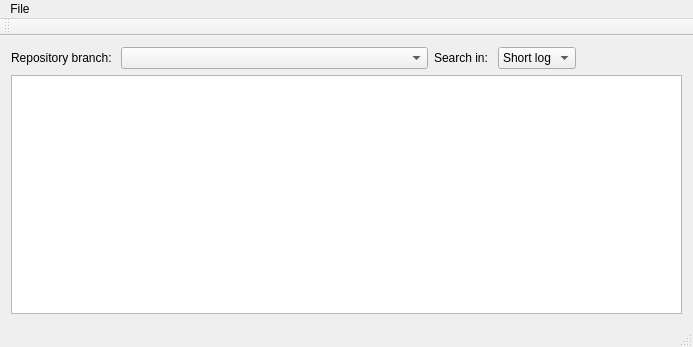
<?xml version="1.0" encoding="UTF-8"?>
<ui version="4.0">
 <class>CMainWindow</class>
 <widget class="QMainWindow" name="CMainWindow">
  <property name="geometry">
   <rect>
    <x>0</x>
    <y>0</y>
    <width>693</width>
    <height>347</height>
   </rect>
  </property>
  <property name="windowTitle">
   <string>QGitRepoViewer</string>
  </property>
  <widget class="QWidget" name="centralWidget">
   <layout class="QGridLayout" name="gridLayout">
    <item row="0" column="0">
     <widget class="QLabel" name="branch_label">
      <property name="text">
       <string>Repository branch: </string>
      </property>
     </widget>
    </item>
    <item row="0" column="1">
     <widget class="QComboBox" name="branch_list">
      <property name="sizePolicy">
       <sizepolicy hsizetype="Expanding" vsizetype="Fixed">
        <horstretch>0</horstretch>
        <verstretch>0</verstretch>
       </sizepolicy>
      </property>
      <property name="toolTip">
       <string>&lt;html&gt;&lt;head/&gt;&lt;body&gt;&lt;p&gt;The list of branches in git repository&lt;/p&gt;&lt;/body&gt;&lt;/html&gt;</string>
      </property>
     </widget>
    </item>
    <item row="0" column="2">
     <widget class="QLabel" name="filter_label">
      <property name="text">
       <string>Search in: </string>
      </property>
     </widget>
    </item>
    <item row="0" column="3">
     <widget class="QComboBox" name="filter_criteria">
      <property name="sizePolicy">
       <sizepolicy hsizetype="Maximum" vsizetype="Fixed">
        <horstretch>0</horstretch>
        <verstretch>0</verstretch>
       </sizepolicy>
      </property>
      <item>
       <property name="text">
        <string>Short log</string>
       </property>
      </item>
      <item>
       <property name="text">
        <string>Author</string>
       </property>
      </item>
      <item>
       <property name="text">
        <string>Date</string>
       </property>
      </item>
     </widget>
    </item>
    <item row="0" column="4">
     <widget class="QGitRepoViewer::CSearchLineWidget" name="commit_search" native="true">
      <property name="minimumSize">
       <size>
        <width>100</width>
        <height>0</height>
       </size>
      </property>
     </widget>
    </item>
    <item row="1" column="0" colspan="5">
     <widget class="QTableView" name="commit_list">
      <property name="alternatingRowColors">
       <bool>true</bool>
      </property>
      <property name="selectionMode">
       <enum>QAbstractItemView::SingleSelection</enum>
      </property>
      <property name="selectionBehavior">
       <enum>QAbstractItemView::SelectRows</enum>
      </property>
      <attribute name="horizontalHeaderVisible">
       <bool>false</bool>
      </attribute>
      <attribute name="horizontalHeaderHighlightSections">
       <bool>false</bool>
      </attribute>
      <attribute name="verticalHeaderVisible">
       <bool>false</bool>
      </attribute>
     </widget>
    </item>
   </layout>
  </widget>
  <widget class="QMenuBar" name="menuBar">
   <property name="geometry">
    <rect>
     <x>0</x>
     <y>0</y>
     <width>693</width>
     <height>22</height>
    </rect>
   </property>
   <widget class="QMenu" name="menuFile">
    <property name="title">
     <string>File</string>
    </property>
    <addaction name="action_open_repo"/>
    <addaction name="separator"/>
    <addaction name="action_quit"/>
   </widget>
   <addaction name="menuFile"/>
  </widget>
  <widget class="QToolBar" name="mainToolBar">
   <attribute name="toolBarArea">
    <enum>TopToolBarArea</enum>
   </attribute>
   <attribute name="toolBarBreak">
    <bool>false</bool>
   </attribute>
  </widget>
  <widget class="QStatusBar" name="statusBar"/>
  <action name="action_open_repo">
   <property name="text">
    <string>Open repository...</string>
   </property>
  </action>
  <action name="action_quit">
   <property name="text">
    <string>Quit</string>
   </property>
  </action>
 </widget>
 <layoutdefault spacing="6" margin="11"/>
 <customwidgets>
  <customwidget>
   <class>QGitRepoViewer::CSearchLineWidget</class>
   <extends>QWidget</extends>
   <header>CSearchLineWidget.h</header>
   <container>1</container>
  </customwidget>
 </customwidgets>
 <resources/>
 <connections>
  <connection>
   <sender>branch_list</sender>
   <signal>currentIndexChanged(QString)</signal>
   <receiver>CMainWindow</receiver>
   <slot>aboutBranchSelected(QString)</slot>
   <hints>
    <hint type="sourcelabel">
     <x>335</x>
     <y>48</y>
    </hint>
    <hint type="destinationlabel">
     <x>357</x>
     <y>175</y>
    </hint>
   </hints>
  </connection>
  <connection>
   <sender>filter_criteria</sender>
   <signal>currentIndexChanged(int)</signal>
   <receiver>CMainWindow</receiver>
   <slot>aboutFilterChanged(int)</slot>
   <hints>
    <hint type="sourcelabel">
     <x>536</x>
     <y>48</y>
    </hint>
    <hint type="destinationlabel">
     <x>346</x>
     <y>173</y>
    </hint>
   </hints>
  </connection>
 </connections>
 <slots>
  <slot>aboutBranchSelected(QString)</slot>
  <slot>aboutFilterChanged(int)</slot>
 </slots>
</ui>
